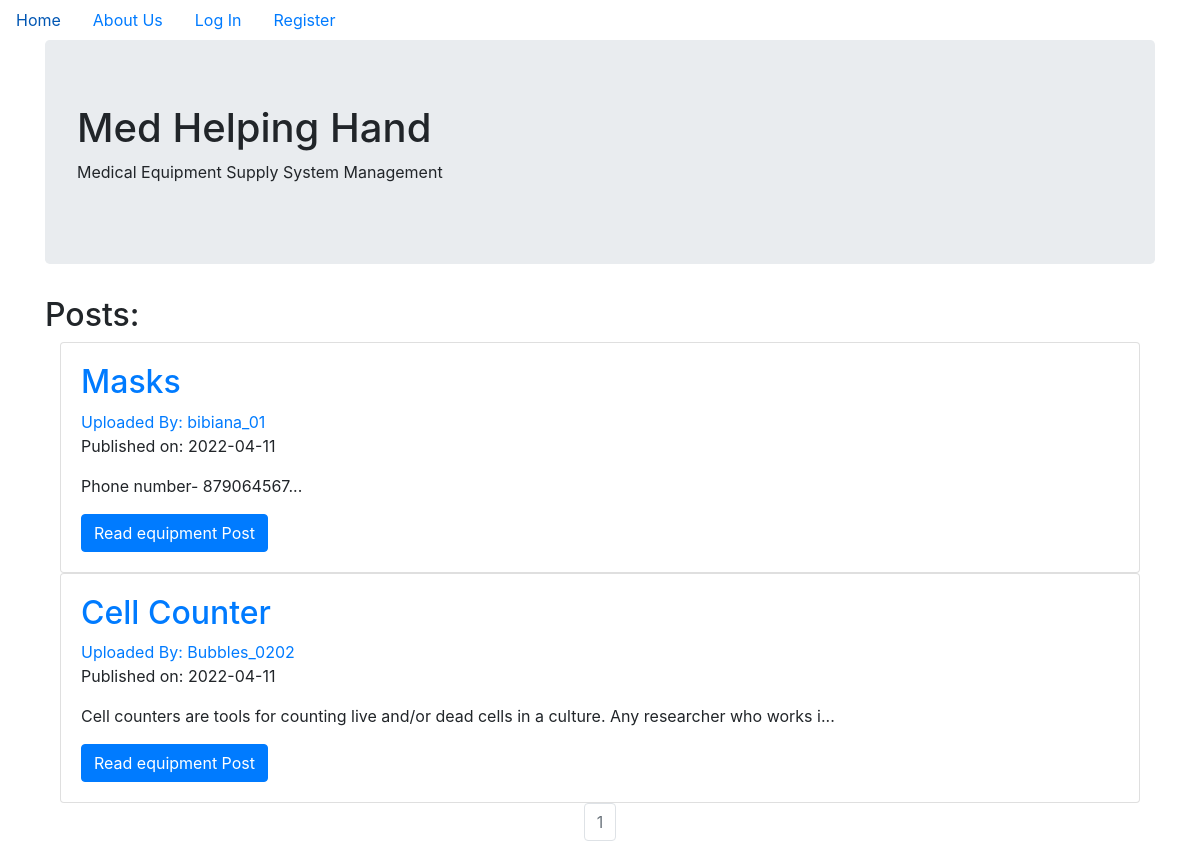
The page / on the database its author committed.
### equipmentsupply/models.py (models this page shows, shortened)
class EquipmentPost(db.Model):
    users = db.relationship(User)
    id = db.Column(db.Integer, primary_key=True)
    user_id = db.Column(db.Integer, db.ForeignKey('users.id'), nullable=False)
    date = db.Column(db.DateTime, nullable=False, default=datetime.utcnow)
    title = db.Column(db.String(140), nullable=False)
    text = db.Column(db.Text, nullable=False)

class User(db.Model, UserMixin):
    __tablename__ = 'users'
    id = db.Column(db.Integer, primary_key = True)
    profile_image = db.Column(db.String(20), nullable=False, default='default_profile.png')
    email = db.Column(db.String(64), unique=True, index=True)
    username = db.Column(db.String(64), unique=True, index=True)
    password_hash = db.Column(db.String(128))
    posts = db.relationship('EquipmentPost', backref='author', lazy=True)

### equipmentsupply/core/views.py (the view)
@core.route('/')
def index():
    page = request.args.get('page', 1, type=int)
    equipment_posts = EquipmentPost.query.order_by(EquipmentPost.date.desc()).paginate(page=page, per_page=10)
    return render_template('index.html',equipment_posts=equipment_posts)

### equipmentsupply/templates/index.html (shortened to what this page needs)
{% extends "base.html" %}
{% block content %}
  <div class="jumbotron">
    <h1>Med Helping Hand</h1>
    <p>Medical Equipment Supply System Management</p>
  </div>
    <h2>Posts:</h2>
  <div class="container">
    {% for post in equipment_posts.items %}
    <div class="card" >
      <div class="card-body">
        <h2><a class="card-title" href="  {{ url_for('equipment_posts.equipment_post', equipment_post_id=post.id) }}">{{ post.title }}</a></h2>
        <a href="{{ url_for('users.user_posts', username=post.author.username) }}">Uploaded By: {{ post.author.username }}</a>
        <p>Published on: {{ post.date.strftime('%Y-%m-%d') }}</p>
        <p class="card-text">{{ post.text[:100] }}...</p>
        <a href="{{ url_for('equipment_posts.equipment_post', equipment_post_id=post.id) }}" class="btn btn-primary">Read equipment Post</a>
      </div>
    </div>
   {% endfor %}
   <nav aria-label="Page navigation example">
     <ul class="pagination justify-content-center">
       {% for page_num in equipment_posts.iter_pages(left_edge=1, right_edge=1, left_current=1, right_current=2) %}
          {% if equipment_posts.page == page_num %}
          <li class="page-item disabled">
            <a class="page-link" href="{{ url_for('core.index', page=page_num) }}">{{ page_num }}</a></li>
          {% else %}
            <li class="page-item"><a class="page-link" href="{{ url_for('core.index', page=page_num) }}">{{ page_num }}</a></li>
          {% endif %}
      {% endfor %}
    </nav>
{% endblock %}

### rows shown on the page
EquipmentPost: title "Masks", author.username "bibiana_01", date "2022-04-11", text "Phone number- 879064567"
EquipmentPost: title "Cell Counter", author.username "Bubbles_0202", date "2022-04-11", text "Cell counters are tools for counting live and/or dead cells in a culture. Any researcher who works i"

### other values the page prints
{{ page_num }} "1"
